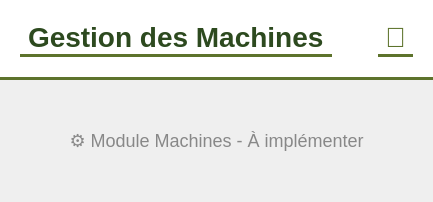
      <widget class="QWidget" name="pageMachine">
       <layout class="QVBoxLayout" name="verticalLayout_5">
        <property name="spacing">
         <number>0</number>
        </property>
        <property name="margin" stdset="0">
         <number>0</number>
        </property>
        <item>
         <widget class="QFrame" name="headerFrameMachine">
          <property name="minimumSize">
           <size>
            <width>0</width>
            <height>80</height>
           </size>
          </property>
          <property name="styleSheet">
           <string notr="true">background: #ffffff; border: none; border-bottom: 3px solid #5d732c;</string>
          </property>
          <layout class="QHBoxLayout" name="horizontalLayout_5">
           <property name="margin" stdset="0">
            <number>20</number>
           </property>
           <item>
            <widget class="QLabel" name="headerTitleMachine">
             <property name="styleSheet">
              <string notr="true">color: #2d4a1f; font-size: 28px; font-weight: bold;</string>
             </property>
             <property name="text">
              <string>Gestion des Machines</string>
             </property>
            </widget>
           </item>
           <item>
            <spacer name="horizontalSpacer_5">
             <property name="orientation">
              <enum>Qt::Orientation::Horizontal</enum>
             </property>
             <property name="sizeHint" stdset="0">
              <size>
               <width>40</width>
               <height>20</height>
              </size>
             </property>
            </spacer>
           </item>
           <item>
            <widget class="QLabel" name="userIconHeaderMachine">
             <property name="styleSheet">
              <string notr="true">font-size: 28px; color: #5d732c;</string>
             </property>
             <property name="text">
              <string>👤</string>
             </property>
            </widget>
           </item>
          </layout>
         </widget>
        </item>
        <item>
         <widget class="QLabel" name="placeholderMachine">
          <property name="styleSheet">
           <string notr="true">font-size: 18px; color: #888; padding: 50px;</string>
          </property>
          <property name="text">
           <string>⚙️ Module Machines - À implémenter</string>
          </property>
          <property name="alignment">
           <set>Qt::AlignmentFlag::AlignCenter</set>
          </property>
         </widget>
        </item>
       </layout>
      </widget>
